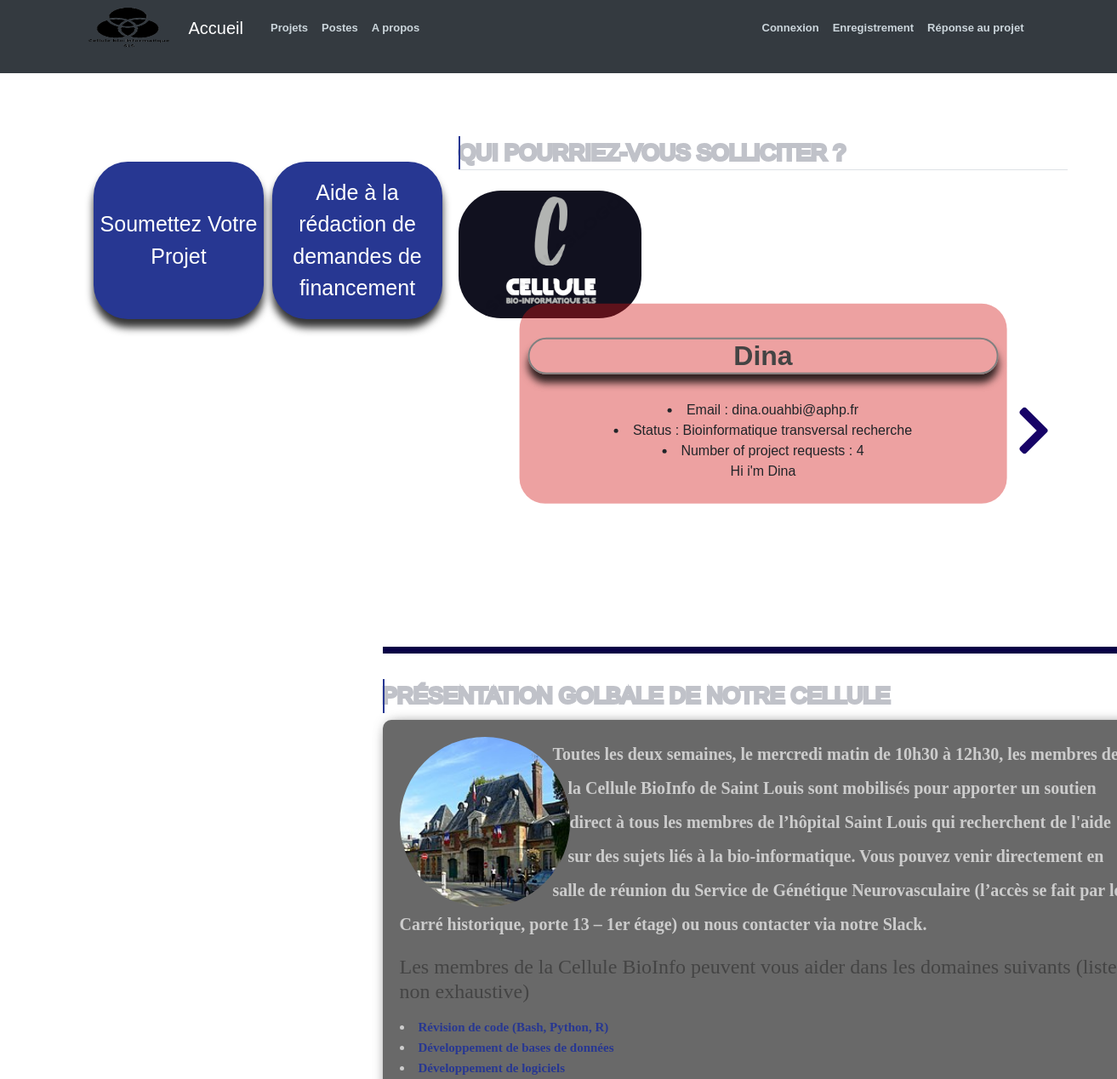
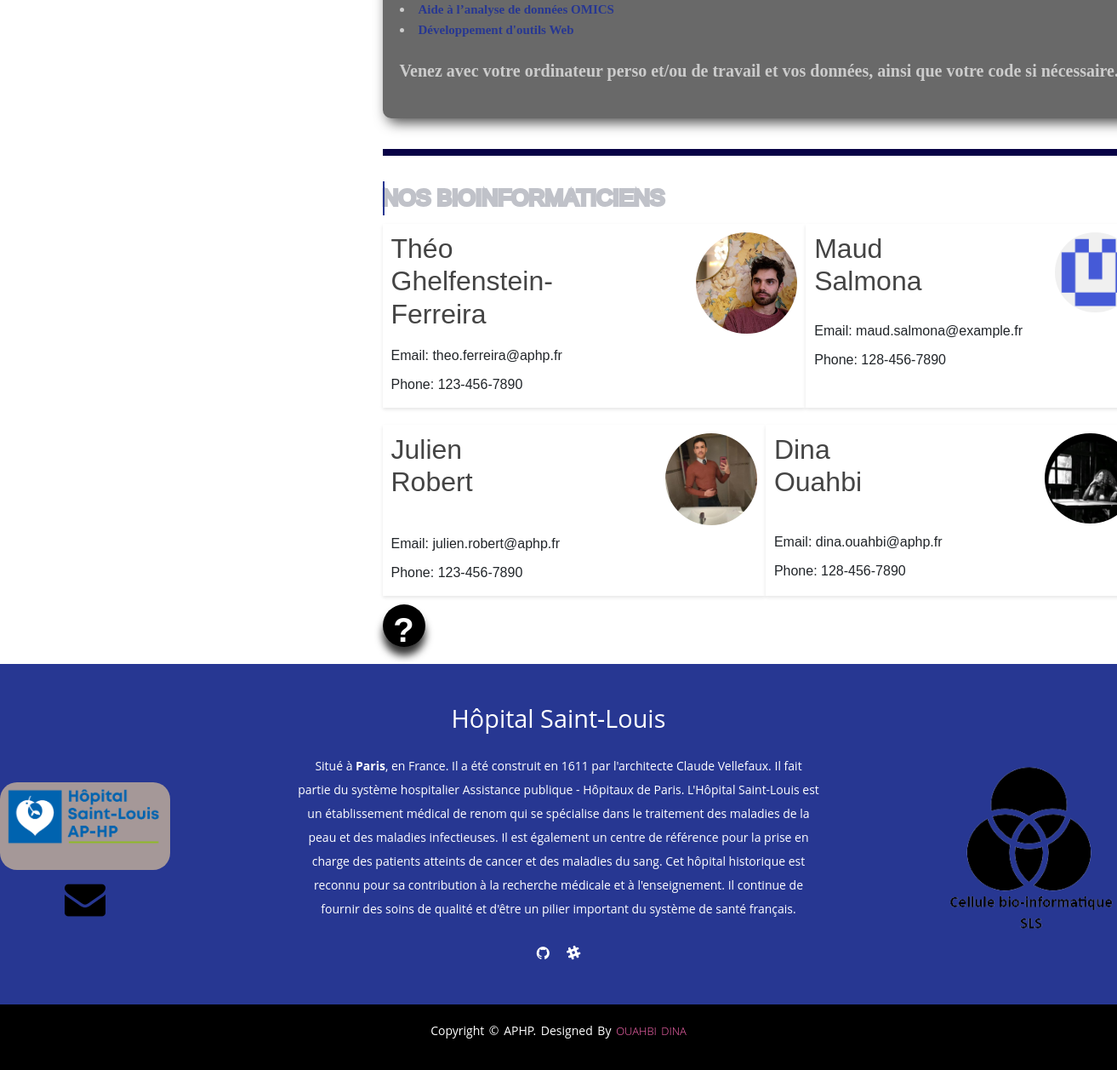
/about, run on the app's committed database (2 pictures, top to bottom).
### flaskblog/models.py (models this page shows, shortened)
class User(db.Model, UserMixin):
    id = db.Column(db.Integer, primary_key=True)
    username = db.Column(db.String(20), unique=True, nullable=False)
    email = db.Column(db.String(120), unique=True, nullable=False)
    aphp_num = db.Column(db.String(20), unique=True, nullable=False)
    status = db.Column(db.String(120), nullable=False)
    image_file = db.Column(db.String(20), nullable=False,default='default.png')
    is_admin = db.Column(db.Boolean, default=False)
    password = db.Column(db.String(60), nullable=False)
    posts = db.relationship('Post', backref='author', lazy=True)
    projects = db.relationship('Project', backref='author', lazy=True)
    grants = db.relationship('Grant', backref='author', lazy=True)
    requests = db.relationship('Project_request', backref='author', lazy=True)

### flaskblog/main/routes.py (the view)
@main.route("/about")
def about():
    users = User.query.filter_by(is_admin=True).all()
    return render_template('about.html',
                           users=users,
                           title='Qui pourriez-vous solliciter ?',
                           instructions = instructions('about'),
                           code = doc_def('code'),
                           db = doc_def('db'),
                           log = doc_def('log'),
                           omics = doc_def('omics'),
                           web = doc_def('web')
                           )

### flaskblog/main/routes.py (called while the page is built)
@main.context_processor
def base():
    form = SearchForm()
    return dict(form=form)

### flaskblog/static/doc.py (called while the page is built)
def doc_def(key):
    dico = {
        'code': code,
        'db': db,
        'log':log,
        'omics': omics,
        'web':web
    }
    return dico[key]

### flaskblog/static/info.py (called while the page is built)
def instructions(key):
    dico = {
        'login': login,
        'register': register,
        'account':account,
        'about': about,
        'post':post,
        'projects':projects,
        'grants':grants,
        'about_us':about_us,
        'new_project':new_project,
        'new_post':new_post,
        'racine':racine
    }
    return dico[key]

### flaskblog/templates/about.html (shortened to what this page needs)
{% extends 'layout.html' %}
{% block content %}
    <main>
        <legend data-text="{{title}}" class="border-bottom mb-4">{{title}}</legend>
        <div class="diapo">
            <div class="elements" id="user">
                {% for user in users %}
                    <div class="element">
                        <img src="../static/profile_pics/{{ user.image_file }}" alt="{{user.username}}">
                        <div class="caption">
                            <h2 class="article-title">{{ user.username }}</h2>
                            <li>Email : {{user.email}}</li>
                            <li>Status : {{user.status}}</li>
                            <li>Number of project requests : {{user.requests|length}}</li>
                            {% if user.email == 'dina.ouahbi@aphp.fr' %}
                                <p>Hi i'm Dina</p>
                            {% elif user.email == 'theo.ferreira@aphp.fr' %}
                                <p>Hi i'm Théo</p>
                            {% endif %}
                        </div>
                    </div>
                {% endfor %}
            </div>
            <i id="nav-droite" class="fas fa-chevron-right"></i>
        </div>
    </main>
    <hr>
    <legend data-text="Présentation golbale de notre cellule">Présentation golbale de notre cellule</legend>
    <article class = 'au_container'>
        <img src="../static/profile_pics/hopital.jpg" alt="Bioinformaticien team">
        <p>
            Toutes les deux semaines, le mercredi matin de 10h30 à 12h30,
            les membres de la Cellule BioInfo de Saint Louis sont mobilisés
            pour apporter un soutien direct à tous les membres de l’hôpital
            Saint Louis qui recherchent de l'aide sur des sujets liés à la bio-informatique.
            Vous pouvez venir directement en salle de réunion du Service de Génétique Neurovasculaire
            (l’accès se fait par le Carré historique, porte 13 – 1er étage) ou nous contacter via notre Slack.
        </p>
        <h4>Les membres de la Cellule BioInfo peuvent vous aider dans les domaines suivants (liste non exhaustive)</h4>
        <p>
            <li><a href="#" onmouseover="showCode()">Révision de code (Bash, Python, R)</a></li>
            <li><a href="#" onmouseover="showDb()">Développement de bases de données</a></li>
            <li><a href="#" onmouseover="showLog()">Développement de logiciels</a></li>
            <li><a href="#" onmouseover="showOmics()">Aide à l’analyse de données OMICS</a></li>
            <li><a href="#" onmouseover="showWeb()">Développement d'outils Web</a></li>
        </p>
        <p>Venez avec votre ordinateur perso et/ou de travail et vos données, ainsi que votre code si nécessaire.</p>
    </article>
    <hr>
    <legend data-text="Nos Bioinformaticiens">Nos Bioinformaticiens</legend>
    <div class="annuaire">
        <div class="contact">
            <div class="ann_top">
                <h2>Théo Ghelfenstein-Ferreira</h2>
                <img src="../static/profile_pics/tf.jpg" alt="Théo Ghelfenstein-Ferreira">
            </div>
            <p>Email: theo.ferreira@aphp.fr</p>
            <p>Phone: 123-456-7890</p>
        </div>
        <div class="contact">
            <div class="ann_top">
                <h2>Maud Salmona</h2>
                <img src="../static/profile_pics/ms.png" alt="Maud Salmona">
            </div>
            <p>Email: maud.salmona@example.fr</p>
            <p>Phone: 128-456-7890</p>
        </div>
    </div>
    <div class="annuaire">
        <div class="contact">
            <div class="ann_top">
                <h2>Julien Robert</h2>
                <img src="../static/profile_pics/jr.jpg" alt="Julien Robert">
            </div>
            <p>Email: julien.robert@aphp.fr</p>
            <p>Phone: 123-456-7890</p>
        </div>
        <div class="contact">
            <div class="ann_top">
                <h2>Dina Ouahbi</h2>
                <img src="../static/profile_pics/do.jpg" alt="dinaOuahbi">
            </div>
            <p>Email: dina.ouahbi@aphp.fr</p>
            <p>Phone: 128-456-7890</p>
        </div>
    </div>
{% endblock content %}

### flaskblog/static/main.css (style rules this page uses)
body { justify-content: center; background: #ffffff; margin-top: 10rem; font-family: Arial, sans-serif; }
legend { position: relative; font-size: 2vw; color: #252839; -webkit-text-stroke: 0.3vw #c0c2c9; text-transform: uppercase; }
legend::before { content: attr(data-text); position: absolute; top: 0; left: 0; width: 0; height: 100%; color: #273792; -webkit-text-stroke: 0vw #383d52; border-right: 2px solid #273792; overflow: hidden; animation: animate 6s linear infinite; }
h1, h2, h3, h4, h5, h6 { color: #444444; }
.article-title { color: #444444; border: 2px solid gray ; text-align: center; font-weight: bold; box-shadow: 0 10px 10px rgba(0, 0, 0, 0.8); margin-bottom: 30px; margin-top: 30px; border-radius: 30px; }
a { font-size:13px; }
.au_container { max-width: 600; margin: 0 auto; padding: 20px; border-radius: 10px; box-shadow: 5px 5px 15px rgba(0, 0, 0, 0.7); background-color:dimgrey ; color: #cccccc; font-family: Georgia, 'Times New Roman', Times, serif; font-size: medium; }
.au_container::after { content: ''; display: block; clear: both; }
.au_container p { font-size: 20px; line-height: 2; font-family: 'Times New Roman', Times, serif; font-weight: bold; }
.au_container img { width: 200px; height: 200px; object-fit: cover; border-radius: 50%; float: left; shape-outside: content-box; margin: 0 20px 5px 0; }
.au_container a { size: 4; color:#273792; font-size: 15px; font-weight: bold; }
main { width: 80%; margin: auto; }
.diapo { position: relative; overflow: hidden; }
.elements { display: flex; }
.element { flex: 1 0 100%; position: relative; width: 500px; height: 500px; }
.element > img { width: 30%; height: 30%; border-radius: 50px; object-fit: cover; }
.caption { width: 80%; position: absolute; top: 50%; left: 50%; transform: translate(-50%, -50%); text-align: center; padding: 10px; background-color: rgba(211, 21, 21, 0.4); border-radius: 30px; }
#nav-gauche, #nav-droite { position: absolute; top: 50%; transform: translate(-50%); color: rgb(23, 3, 103); font-size: 4rem; cursor: pointer; }
#nav-droite { right: 0; }
hr { position: relative; top: 20px; border: none; height: 8px; background: rgb(8, 2, 70); margin-bottom: 50px; }
.annuaire { display: flex; margin-top: 10px; }
.contact { background-color: #fff; padding: 10px; margin-bottom: 10px; box-shadow: 0 2px 4px rgba(0, 0, 0, 0.1); }
.ann_top { display: flex; }
.ann_top img { width: 25%; height: 25%; border-radius: 60px; }
.ann_top h2 { margin-right: 150px; margin-top: 0; }
.contact p { margin-bottom: 5px; margin-top: 10px; }

### flaskblog/static/footer.css (style rules this page uses)
* { margin: 0; padding: 0; box-sizing: border-box; }

### data on the page
User: image_file (picture), username "Dina", email "dina.ouahbi@aphp.fr", status "Bioinformatique transversal recherche", requests|length "4", shows "Hi i'm Dina"

### other printed values
{{ title }} "QUI POURRIEZ-VOUS SOLLICITER ?"
